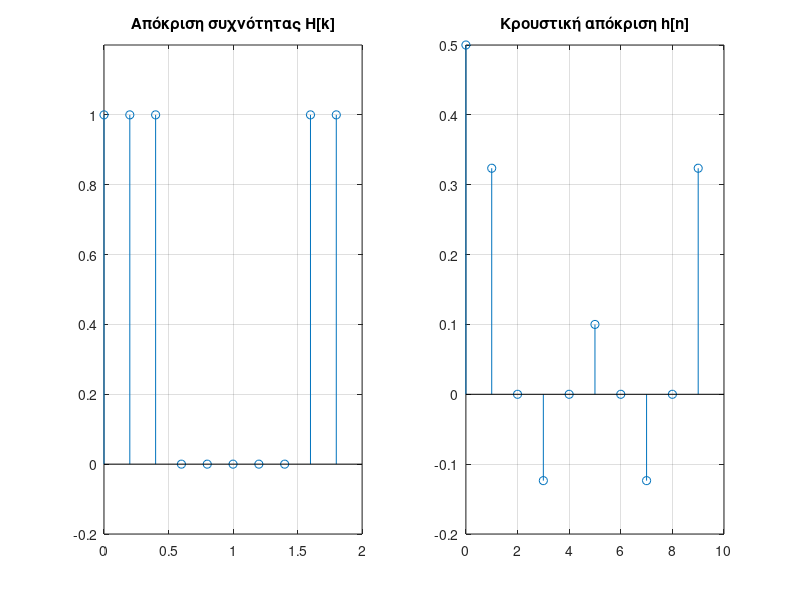
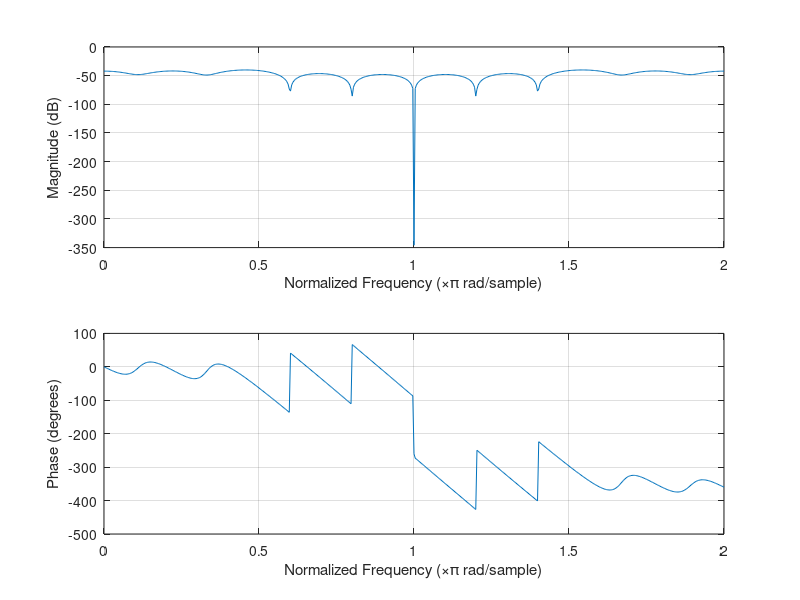

The MATLAB source for these figures, in order:
% Example 13.4

clear all; clc;

N = 10; % Πλήθος δειγμάτων

% Δημιουργία διανύσματος συχνοτήτων δειγματοληψίας ωk=(2π/N)k
k = 0 : 1 : (N-1);
wk = 0 : 2*pi/N : 2*pi-(2*pi/N);

% Παραγωγή δειγμάτων Η[k] με δειγματοληψία ιδανικής απόκρισης Hd(e^jω)
H = ones(1, length(wk)); H(4:8) = 0;  

% Υπολογισμός κρουστικής απόκρισης από τη σχέση (13.44)
for n = 0:1:N-1;
 h(n+1)=(1/N)*(1 + exp(j*2*pi*n/N) + exp(j*4*pi*n/N) + exp(j*16*pi*n/N) + exp(j*18*pi*n/N));
end

% Σχεδιασμός ακολουθίας Η[k] και κρουστικής απόκρισης h[n]
figure(1); subplot(121); stem(wk/pi, H); grid on; ylim([-0.2, 1.2]); 
title('Aπόκριση συχνότητας H[k]');
subplot(122);stem(0:1:N-1,h); grid on; title('Κρουστική απόκριση h[n]')

% Σχεδιασμός απόκρισης συχνότητας προσεγγιστικού φίλτρου στο διάστημα [0,π]
figure(2); freqz(h,128);
